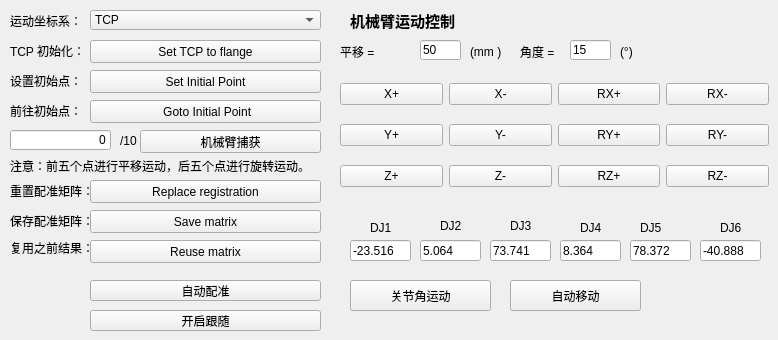
     <widget class="QWidget" name="tab_2">
      <attribute name="title">
       <string>机械臂配准</string>
      </attribute>
      <widget class="QComboBox" name="comboBox_robotMoveType">
       <property name="geometry">
        <rect>
         <x>90</x>
         <y>10</y>
         <width>231</width>
         <height>20</height>
        </rect>
       </property>
       <item>
        <property name="text">
         <string>TCP</string>
        </property>
       </item>
       <item>
        <property name="text">
         <string>Robot base</string>
        </property>
       </item>
      </widget>
      <widget class="QLabel" name="label_5">
       <property name="geometry">
        <rect>
         <x>10</x>
         <y>10</y>
         <width>81</width>
         <height>21</height>
        </rect>
       </property>
       <property name="text">
        <string>运动坐标系：</string>
       </property>
      </widget>
      <widget class="QLabel" name="label_6">
       <property name="geometry">
        <rect>
         <x>10</x>
         <y>40</y>
         <width>81</width>
         <height>21</height>
        </rect>
       </property>
       <property name="text">
        <string>TCP 初始化：</string>
       </property>
      </widget>
      <widget class="QPushButton" name="pushButton_setTCPToFlange">
       <property name="geometry">
        <rect>
         <x>90</x>
         <y>40</y>
         <width>231</width>
         <height>23</height>
        </rect>
       </property>
       <property name="text">
        <string>Set TCP to flange</string>
       </property>
      </widget>
      <widget class="QLabel" name="label_7">
       <property name="geometry">
        <rect>
         <x>10</x>
         <y>70</y>
         <width>111</width>
         <height>21</height>
        </rect>
       </property>
       <property name="text">
        <string>设置初始点：</string>
       </property>
      </widget>
      <widget class="QPushButton" name="pushButton_setInitialPoint">
       <property name="geometry">
        <rect>
         <x>90</x>
         <y>70</y>
         <width>231</width>
         <height>23</height>
        </rect>
       </property>
       <property name="text">
        <string>Set Initial Point</string>
       </property>
      </widget>
      <widget class="QLabel" name="label_8">
       <property name="geometry">
        <rect>
         <x>10</x>
         <y>100</y>
         <width>81</width>
         <height>21</height>
        </rect>
       </property>
       <property name="text">
        <string>前往初始点：</string>
       </property>
      </widget>
      <widget class="QPushButton" name="pushButton_goToInitial">
       <property name="geometry">
        <rect>
         <x>90</x>
         <y>100</y>
         <width>231</width>
         <height>23</height>
        </rect>
       </property>
       <property name="text">
        <string> Goto Initial Point</string>
       </property>
      </widget>
      <widget class="QLineEdit" name="lineEdit_collectedRoboPose">
       <property name="geometry">
        <rect>
         <x>10</x>
         <y>130</y>
         <width>101</width>
         <height>20</height>
        </rect>
       </property>
       <property name="layoutDirection">
        <enum>Qt::LeftToRight</enum>
       </property>
       <property name="text">
        <string>0</string>
       </property>
       <property name="alignment">
        <set>Qt::AlignRight|Qt::AlignTrailing|Qt::AlignVCenter</set>
       </property>
      </widget>
      <widget class="QLabel" name="label_10">
       <property name="geometry">
        <rect>
         <x>120</x>
         <y>130</y>
         <width>21</width>
         <height>21</height>
        </rect>
       </property>
       <property name="text">
        <string>/10</string>
       </property>
      </widget>
      <widget class="QPushButton" name="pushButton_captureRobot">
       <property name="geometry">
        <rect>
         <x>140</x>
         <y>130</y>
         <width>181</width>
         <height>23</height>
        </rect>
       </property>
       <property name="text">
        <string>机械臂捕获</string>
       </property>
      </widget>
      <widget class="QLabel" name="label_9">
       <property name="geometry">
        <rect>
         <x>10</x>
         <y>150</y>
         <width>311</width>
         <height>31</height>
        </rect>
       </property>
       <property name="font">
        <font>
         <pointsize>9</pointsize>
         <weight>50</weight>
         <bold>false</bold>
        </font>
       </property>
       <property name="text">
        <string>注意：前五个点进行平移运动，后五个点进行旋转运动。</string>
       </property>
      </widget>
      <widget class="QLabel" name="label_11">
       <property name="geometry">
        <rect>
         <x>10</x>
         <y>210</y>
         <width>101</width>
         <height>21</height>
        </rect>
       </property>
       <property name="text">
        <string>保存配准矩阵：</string>
       </property>
      </widget>
      <widget class="QLabel" name="label_12">
       <property name="geometry">
        <rect>
         <x>10</x>
         <y>180</y>
         <width>161</width>
         <height>21</height>
        </rect>
       </property>
       <property name="text">
        <string>重置配准矩阵：</string>
       </property>
      </widget>
      <widget class="QPushButton" name="pushButton_replaceRegistration">
       <property name="geometry">
        <rect>
         <x>90</x>
         <y>180</y>
         <width>231</width>
         <height>23</height>
        </rect>
       </property>
       <property name="text">
        <string>Replace registration</string>
       </property>
      </widget>
      <widget class="QPushButton" name="pushButton_saveArmMatrix">
       <property name="geometry">
        <rect>
         <x>90</x>
         <y>210</y>
         <width>231</width>
         <height>23</height>
        </rect>
       </property>
       <property name="text">
        <string>Save matrix</string>
       </property>
      </widget>
      <widget class="QLabel" name="label_13">
       <property name="geometry">
        <rect>
         <x>10</x>
         <y>240</y>
         <width>81</width>
         <height>16</height>
        </rect>
       </property>
       <property name="text">
        <string>复用之前结果：</string>
       </property>
      </widget>
      <widget class="QPushButton" name="pushButton_reuseArmMatrix">
       <property name="geometry">
        <rect>
         <x>90</x>
         <y>240</y>
         <width>231</width>
         <height>23</height>
        </rect>
       </property>
       <property name="text">
        <string>Reuse matrix</string>
       </property>
      </widget>
      <widget class="QWidget" name="layoutWidget">
       <property name="geometry">
        <rect>
         <x>340</x>
         <y>70</y>
         <width>429</width>
         <height>131</height>
        </rect>
       </property>
       <layout class="QGridLayout" name="gridLayout_14">
        <item row="3" column="4">
         <widget class="QPushButton" name="pushButton_ryp">
          <property name="text">
           <string>RY+</string>
          </property>
         </widget>
        </item>
        <item row="3" column="5">
         <widget class="QPushButton" name="pushButton_rym">
          <property name="text">
           <string>RY-</string>
          </property>
         </widget>
        </item>
        <item row="3" column="3">
         <widget class="QPushButton" name="pushButton_ym">
          <property name="text">
           <string>Y-</string>
          </property>
         </widget>
        </item>
        <item row="1" column="5">
         <widget class="QPushButton" name="pushButton_rxm">
          <property name="text">
           <string>RX-</string>
          </property>
         </widget>
        </item>
        <item row="1" column="4">
         <widget class="QPushButton" name="pushButton_rxp">
          <property name="text">
           <string>RX+</string>
          </property>
         </widget>
        </item>
        <item row="3" column="2">
         <widget class="QPushButton" name="pushButton_yp">
          <property name="text">
           <string>Y+</string>
          </property>
         </widget>
        </item>
        <item row="4" column="5">
         <widget class="QPushButton" name="pushButton_rzm">
          <property name="text">
           <string>RZ-</string>
          </property>
         </widget>
        </item>
        <item row="4" column="2">
         <widget class="QPushButton" name="pushButton_zp">
          <property name="text">
           <string>Z+</string>
          </property>
         </widget>
        </item>
        <item row="4" column="3">
         <widget class="QPushButton" name="pushButton_zm">
          <property name="text">
           <string>Z-</string>
          </property>
         </widget>
        </item>
        <item row="1" column="2">
         <widget class="QPushButton" name="pushButton_xp">
          <property name="text">
           <string>X+</string>
          </property>
         </widget>
        </item>
        <item row="4" column="4">
         <widget class="QPushButton" name="pushButton_rzp">
          <property name="text">
           <string>RZ+</string>
          </property>
         </widget>
        </item>
        <item row="1" column="3">
         <widget class="QPushButton" name="pushButton_xm">
          <property name="text">
           <string>X-</string>
          </property>
         </widget>
        </item>
       </layout>
      </widget>
      <widget class="QLabel" name="label_16">
       <property name="geometry">
        <rect>
         <x>340</x>
         <y>40</y>
         <width>71</width>
         <height>23</height>
        </rect>
       </property>
       <property name="layoutDirection">
        <enum>Qt::LeftToRight</enum>
       </property>
       <property name="text">
        <string>平移 =</string>
       </property>
      </widget>
      <widget class="QLineEdit" name="lineEdit_intuitiveValue">
       <property name="geometry">
        <rect>
         <x>420</x>
         <y>40</y>
         <width>41</width>
         <height>20</height>
        </rect>
       </property>
       <property name="text">
        <string>50</string>
       </property>
      </widget>
      <widget class="QLabel" name="label_15">
       <property name="geometry">
        <rect>
         <x>470</x>
         <y>40</y>
         <width>41</width>
         <height>23</height>
        </rect>
       </property>
       <property name="text">
        <string>(mm )</string>
       </property>
      </widget>
      <widget class="QLabel" name="label_14">
       <property name="geometry">
        <rect>
         <x>350</x>
         <y>10</y>
         <width>131</width>
         <height>21</height>
        </rect>
       </property>
       <property name="font">
        <font>
         <pointsize>11</pointsize>
         <weight>75</weight>
         <bold>true</bold>
        </font>
       </property>
       <property name="text">
        <string>机械臂运动控制</string>
       </property>
      </widget>
      <widget class="QLineEdit" name="lineEdit_intuitiveValue_5">
       <property name="geometry">
        <rect>
         <x>570</x>
         <y>40</y>
         <width>41</width>
         <height>20</height>
        </rect>
       </property>
       <property name="text">
        <string>15</string>
       </property>
      </widget>
      <widget class="QLabel" name="label_34">
       <property name="geometry">
        <rect>
         <x>620</x>
         <y>40</y>
         <width>41</width>
         <height>23</height>
        </rect>
       </property>
       <property name="text">
        <string>(°)</string>
       </property>
      </widget>
      <widget class="QLabel" name="label_36">
       <property name="geometry">
        <rect>
         <x>520</x>
         <y>40</y>
         <width>71</width>
         <height>23</height>
        </rect>
       </property>
       <property name="layoutDirection">
        <enum>Qt::LeftToRight</enum>
       </property>
       <property name="text">
        <string>角度 =</string>
       </property>
      </widget>
      <widget class="QLineEdit" name="lineEdit_DJ1">
       <property name="geometry">
        <rect>
         <x>350</x>
         <y>240</y>
         <width>61</width>
         <height>21</height>
        </rect>
       </property>
       <property name="text">
        <string>-23.516</string>
       </property>
      </widget>
      <widget class="QLineEdit" name="lineEdit_DJ2">
       <property name="geometry">
        <rect>
         <x>420</x>
         <y>240</y>
         <width>61</width>
         <height>21</height>
        </rect>
       </property>
       <property name="text">
        <string>5.064</string>
       </property>
      </widget>
      <widget class="QLineEdit" name="lineEdit_DJ3">
       <property name="geometry">
        <rect>
         <x>490</x>
         <y>240</y>
         <width>61</width>
         <height>21</height>
        </rect>
       </property>
       <property name="text">
        <string>73.741</string>
       </property>
      </widget>
      <widget class="QLineEdit" name="lineEdit_DJ4">
       <property name="geometry">
        <rect>
         <x>560</x>
         <y>240</y>
         <width>61</width>
         <height>21</height>
        </rect>
       </property>
       <property name="text">
        <string>8.364</string>
       </property>
      </widget>
      <widget class="QLineEdit" name="lineEdit_DJ5">
       <property name="geometry">
        <rect>
         <x>630</x>
         <y>240</y>
         <width>61</width>
         <height>21</height>
        </rect>
       </property>
       <property name="text">
        <string>78.372</string>
       </property>
      </widget>
      <widget class="QLineEdit" name="lineEdit_DJ6">
       <property name="geometry">
        <rect>
         <x>700</x>
         <y>240</y>
         <width>61</width>
         <height>21</height>
        </rect>
       </property>
       <property name="text">
        <string>-40.888</string>
       </property>
      </widget>
      <widget class="QLabel" name="label_337">
       <property name="geometry">
        <rect>
         <x>370</x>
         <y>220</y>
         <width>31</width>
         <height>16</height>
        </rect>
       </property>
       <property name="text">
        <string>DJ1</string>
       </property>
      </widget>
      <widget class="QLabel" name="label_338">
       <property name="geometry">
        <rect>
         <x>440</x>
         <y>220</y>
         <width>54</width>
         <height>12</height>
        </rect>
       </property>
       <property name="text">
        <string>DJ2</string>
       </property>
      </widget>
      <widget class="QLabel" name="label_354">
       <property name="geometry">
        <rect>
         <x>510</x>
         <y>220</y>
         <width>54</width>
         <height>12</height>
        </rect>
       </property>
       <property name="text">
        <string>DJ3</string>
       </property>
      </widget>
      <widget class="QLabel" name="label_355">
       <property name="geometry">
        <rect>
         <x>580</x>
         <y>220</y>
         <width>31</width>
         <height>16</height>
        </rect>
       </property>
       <property name="text">
        <string>DJ4</string>
       </property>
      </widget>
      <widget class="QLabel" name="label_356">
       <property name="geometry">
        <rect>
         <x>640</x>
         <y>220</y>
         <width>31</width>
         <height>16</height>
        </rect>
       </property>
       <property name="text">
        <string>DJ5</string>
       </property>
      </widget>
      <widget class="QLabel" name="label_357">
       <property name="geometry">
        <rect>
         <x>720</x>
         <y>220</y>
         <width>41</width>
         <height>16</height>
        </rect>
       </property>
       <property name="text">
        <string>DJ6</string>
       </property>
      </widget>
      <widget class="QPushButton" name="pushButton_JiontAngleMotion">
       <property name="geometry">
        <rect>
         <x>350</x>
         <y>280</y>
         <width>141</width>
         <height>31</height>
        </rect>
       </property>
       <property name="text">
        <string>关节角运动</string>
       </property>
      </widget>
      <widget class="QPushButton" name="pushButton_AutoMoveJ">
       <property name="geometry">
        <rect>
         <x>510</x>
         <y>280</y>
         <width>131</width>
         <height>31</height>
        </rect>
       </property>
       <property name="text">
        <string>自动移动</string>
       </property>
      </widget>
      <widget class="QPushButton" name="pushButton_AutoCaptureRobot">
       <property name="geometry">
        <rect>
         <x>90</x>
         <y>280</y>
         <width>231</width>
         <height>21</height>
        </rect>
       </property>
       <property name="text">
        <string>自动配准</string>
       </property>
      </widget>
      <widget class="QPushButton" name="pushButton_trackingpose">
       <property name="geometry">
        <rect>
         <x>90</x>
         <y>310</y>
         <width>231</width>
         <height>21</height>
        </rect>
       </property>
       <property name="text">
        <string>开启跟随</string>
       </property>
      </widget>
     </widget>
